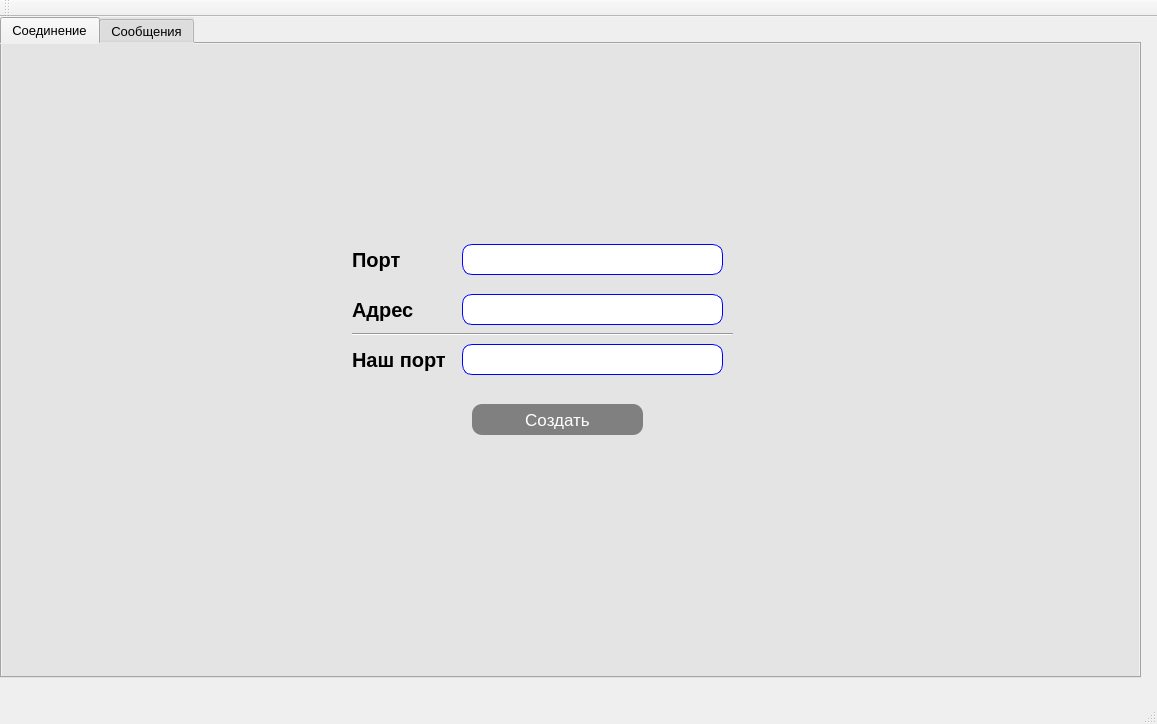
<?xml version="1.0" encoding="UTF-8"?>
<ui version="4.0">
 <class>MainWindow</class>
 <widget class="QMainWindow" name="MainWindow">
  <property name="geometry">
   <rect>
    <x>0</x>
    <y>0</y>
    <width>1157</width>
    <height>724</height>
   </rect>
  </property>
  <property name="font">
   <font>
    <pointsize>13</pointsize>
   </font>
  </property>
  <property name="windowTitle">
   <string>MainWindow</string>
  </property>
  <widget class="QWidget" name="centralWidget">
   <widget class="QTabWidget" name="tabWidget">
    <property name="geometry">
     <rect>
      <x>0</x>
      <y>0</y>
      <width>1141</width>
      <height>661</height>
     </rect>
    </property>
    <property name="font">
     <font>
      <pointsize>10</pointsize>
     </font>
    </property>
    <property name="styleSheet">
     <string notr="true">background-color:#E4E4E4;</string>
    </property>
    <property name="currentIndex">
     <number>0</number>
    </property>
    <widget class="QWidget" name="tab">
     <property name="styleSheet">
      <string notr="true"/>
     </property>
     <attribute name="title">
      <string>Соединение</string>
     </attribute>
     <widget class="Line" name="line">
      <property name="geometry">
       <rect>
        <x>350</x>
        <y>275</y>
        <width>381</width>
        <height>31</height>
       </rect>
      </property>
      <property name="orientation">
       <enum>Qt::Horizontal</enum>
      </property>
     </widget>
     <widget class="QPushButton" name="pushButton_create">
      <property name="geometry">
       <rect>
        <x>470</x>
        <y>360</y>
        <width>171</width>
        <height>31</height>
       </rect>
      </property>
      <property name="font">
       <font>
        <pointsize>13</pointsize>
       </font>
      </property>
      <property name="styleSheet">
       <string notr="true">border-radius:10px;
background-color:gray;
color:white;</string>
      </property>
      <property name="text">
       <string>Создать</string>
      </property>
     </widget>
     <widget class="QLabel" name="label_our_port">
      <property name="geometry">
       <rect>
        <x>350</x>
        <y>300</y>
        <width>111</width>
        <height>31</height>
       </rect>
      </property>
      <property name="font">
       <font>
        <pointsize>15</pointsize>
        <weight>75</weight>
        <bold>true</bold>
       </font>
      </property>
      <property name="text">
       <string>Наш порт</string>
      </property>
     </widget>
     <widget class="QLineEdit" name="lineEdit_port">
      <property name="geometry">
       <rect>
        <x>460</x>
        <y>200</y>
        <width>261</width>
        <height>31</height>
       </rect>
      </property>
      <property name="font">
       <font>
        <pointsize>12</pointsize>
       </font>
      </property>
      <property name="styleSheet">
       <string notr="true">background-color:white;
border:1px solid blue;
border-radius:10px;
padding:2px;
</string>
      </property>
      <property name="text">
       <string/>
      </property>
     </widget>
     <widget class="QLabel" name="label_port">
      <property name="geometry">
       <rect>
        <x>350</x>
        <y>200</y>
        <width>91</width>
        <height>31</height>
       </rect>
      </property>
      <property name="font">
       <font>
        <pointsize>15</pointsize>
        <weight>75</weight>
        <bold>true</bold>
       </font>
      </property>
      <property name="text">
       <string>Порт</string>
      </property>
     </widget>
     <widget class="QLineEdit" name="lineEdit_our_port">
      <property name="geometry">
       <rect>
        <x>460</x>
        <y>300</y>
        <width>261</width>
        <height>31</height>
       </rect>
      </property>
      <property name="font">
       <font>
        <pointsize>12</pointsize>
       </font>
      </property>
      <property name="styleSheet">
       <string notr="true">background-color:white;
border:1px solid blue;
border-radius:10px;
padding:2px;
</string>
      </property>
     </widget>
     <widget class="QLineEdit" name="lineEdit_adress">
      <property name="geometry">
       <rect>
        <x>460</x>
        <y>250</y>
        <width>261</width>
        <height>31</height>
       </rect>
      </property>
      <property name="font">
       <font>
        <pointsize>12</pointsize>
       </font>
      </property>
      <property name="styleSheet">
       <string notr="true">background-color:white;
border:1px solid blue;
border-radius:10px;
padding:2px;
</string>
      </property>
     </widget>
     <widget class="QLabel" name="label_adress">
      <property name="geometry">
       <rect>
        <x>350</x>
        <y>250</y>
        <width>91</width>
        <height>31</height>
       </rect>
      </property>
      <property name="font">
       <font>
        <pointsize>15</pointsize>
        <weight>75</weight>
        <bold>true</bold>
       </font>
      </property>
      <property name="text">
       <string>Адрес</string>
      </property>
     </widget>
     <widget class="QLabel" name="label_our_adress">
      <property name="geometry">
       <rect>
        <x>400</x>
        <y>410</y>
        <width>301</width>
        <height>31</height>
       </rect>
      </property>
      <property name="font">
       <font>
        <pointsize>15</pointsize>
        <weight>75</weight>
        <bold>true</bold>
       </font>
      </property>
      <property name="text">
       <string/>
      </property>
     </widget>
    </widget>
    <widget class="QWidget" name="tab_2">
     <attribute name="title">
      <string>Сообщения</string>
     </attribute>
     <widget class="QPushButton" name="pushButton_send">
      <property name="geometry">
       <rect>
        <x>670</x>
        <y>560</y>
        <width>111</width>
        <height>31</height>
       </rect>
      </property>
      <property name="font">
       <font>
        <pointsize>13</pointsize>
       </font>
      </property>
      <property name="styleSheet">
       <string notr="true">border-radius:10px;
background-color:gray;
color:white;</string>
      </property>
      <property name="text">
       <string>Отправить</string>
      </property>
     </widget>
     <widget class="QTextEdit" name="textEdit_input">
      <property name="geometry">
       <rect>
        <x>370</x>
        <y>40</y>
        <width>421</width>
        <height>511</height>
       </rect>
      </property>
      <property name="font">
       <font>
        <pointsize>14</pointsize>
       </font>
      </property>
      <property name="styleSheet">
       <string notr="true"/>
      </property>
      <property name="tabChangesFocus">
       <bool>false</bool>
      </property>
      <property name="html">
       <string>&lt;!DOCTYPE HTML PUBLIC &quot;-//W3C//DTD HTML 4.0//EN&quot; &quot;http://www.w3.org/TR/REC-html40/strict.dtd&quot;&gt;
&lt;html&gt;&lt;head&gt;&lt;meta name=&quot;qrichtext&quot; content=&quot;1&quot; /&gt;&lt;style type=&quot;text/css&quot;&gt;
p, li { white-space: pre-wrap; }
&lt;/style&gt;&lt;/head&gt;&lt;body style=&quot; font-family:'MS Shell Dlg 2'; font-size:14pt; font-weight:400; font-style:normal;&quot;&gt;
&lt;p style=&quot;-qt-paragraph-type:empty; margin-top:0px; margin-bottom:0px; margin-left:0px; margin-right:0px; -qt-block-indent:0; text-indent:0px; font-size:11pt;&quot;&gt;&lt;br /&gt;&lt;/p&gt;&lt;/body&gt;&lt;/html&gt;</string>
      </property>
     </widget>
     <widget class="QLineEdit" name="lineEdit_message">
      <property name="geometry">
       <rect>
        <x>370</x>
        <y>560</y>
        <width>291</width>
        <height>31</height>
       </rect>
      </property>
      <property name="font">
       <font>
        <pointsize>12</pointsize>
       </font>
      </property>
      <property name="styleSheet">
       <string notr="true">background-color:white;
border:1px solid blue;
border-radius:10px;
padding:2px;
</string>
      </property>
      <property name="text">
       <string/>
      </property>
     </widget>
     <widget class="QLabel" name="label_seans">
      <property name="geometry">
       <rect>
        <x>380</x>
        <y>10</y>
        <width>411</width>
        <height>31</height>
       </rect>
      </property>
      <property name="font">
       <font>
        <family>MS Reference Sans Serif</family>
        <pointsize>15</pointsize>
       </font>
      </property>
      <property name="text">
       <string/>
      </property>
     </widget>
     <widget class="QPushButton" name="pushButton">
      <property name="geometry">
       <rect>
        <x>630</x>
        <y>560</y>
        <width>31</width>
        <height>31</height>
       </rect>
      </property>
      <property name="styleSheet">
       <string notr="true">background-color:white;
border:1px solid blue;
border-radius:10px;
</string>
      </property>
      <property name="text">
       <string/>
      </property>
     </widget>
     <widget class="QFrame" name="frame">
      <property name="geometry">
       <rect>
        <x>510</x>
        <y>470</y>
        <width>241</width>
        <height>81</height>
       </rect>
      </property>
      <property name="minimumSize">
       <size>
        <width>241</width>
        <height>81</height>
       </size>
      </property>
      <property name="maximumSize">
       <size>
        <width>241</width>
        <height>81</height>
       </size>
      </property>
      <property name="styleSheet">
       <string notr="true">background-color:white;
border-radius:10px;
</string>
      </property>
      <property name="frameShape">
       <enum>QFrame::StyledPanel</enum>
      </property>
      <property name="frameShadow">
       <enum>QFrame::Raised</enum>
      </property>
      <widget class="QPushButton" name="pushButton7">
       <property name="geometry">
        <rect>
         <x>0</x>
         <y>40</y>
         <width>40</width>
         <height>40</height>
        </rect>
       </property>
       <property name="styleSheet">
        <string notr="true">background-color:white;
border:1px solid blue;
border-radius:10px;</string>
       </property>
       <property name="text">
        <string/>
       </property>
      </widget>
      <widget class="QPushButton" name="pushButton12">
       <property name="geometry">
        <rect>
         <x>200</x>
         <y>40</y>
         <width>40</width>
         <height>40</height>
        </rect>
       </property>
       <property name="styleSheet">
        <string notr="true">background-color:white;
border:1px solid blue;
border-radius:10px;</string>
       </property>
       <property name="text">
        <string/>
       </property>
      </widget>
      <widget class="QPushButton" name="pushButton11">
       <property name="geometry">
        <rect>
         <x>160</x>
         <y>40</y>
         <width>40</width>
         <height>40</height>
        </rect>
       </property>
       <property name="styleSheet">
        <string notr="true">background-color:white;
border:1px solid blue;
border-radius:10px;</string>
       </property>
       <property name="text">
        <string/>
       </property>
      </widget>
      <widget class="QPushButton" name="pushButton10">
       <property name="geometry">
        <rect>
         <x>120</x>
         <y>40</y>
         <width>40</width>
         <height>40</height>
        </rect>
       </property>
       <property name="styleSheet">
        <string notr="true">background-color:white;
border:1px solid blue;
border-radius:10px;</string>
       </property>
       <property name="text">
        <string/>
       </property>
      </widget>
      <widget class="QPushButton" name="pushButton2">
       <property name="geometry">
        <rect>
         <x>40</x>
         <y>0</y>
         <width>40</width>
         <height>40</height>
        </rect>
       </property>
       <property name="styleSheet">
        <string notr="true">background-color:white;
border:1px solid blue;
border-radius:10px;</string>
       </property>
       <property name="text">
        <string/>
       </property>
      </widget>
      <widget class="QPushButton" name="pushButton6">
       <property name="geometry">
        <rect>
         <x>200</x>
         <y>0</y>
         <width>40</width>
         <height>40</height>
        </rect>
       </property>
       <property name="styleSheet">
        <string notr="true">background-color:white;
border:1px solid blue;
border-radius:10px;</string>
       </property>
       <property name="text">
        <string/>
       </property>
      </widget>
      <widget class="QPushButton" name="pushButton4">
       <property name="geometry">
        <rect>
         <x>120</x>
         <y>0</y>
         <width>40</width>
         <height>40</height>
        </rect>
       </property>
       <property name="styleSheet">
        <string notr="true">background-color:white;
border:1px solid blue;
border-radius:10px;</string>
       </property>
       <property name="text">
        <string/>
       </property>
      </widget>
      <widget class="QPushButton" name="pushButton9">
       <property name="geometry">
        <rect>
         <x>80</x>
         <y>40</y>
         <width>40</width>
         <height>40</height>
        </rect>
       </property>
       <property name="styleSheet">
        <string notr="true">background-color:white;
border:1px solid blue;
border-radius:10px;</string>
       </property>
       <property name="text">
        <string/>
       </property>
      </widget>
      <widget class="QPushButton" name="pushButton3">
       <property name="geometry">
        <rect>
         <x>80</x>
         <y>0</y>
         <width>40</width>
         <height>40</height>
        </rect>
       </property>
       <property name="styleSheet">
        <string notr="true">background-color:white;
border:1px solid blue;
border-radius:10px;</string>
       </property>
       <property name="text">
        <string/>
       </property>
      </widget>
      <widget class="QPushButton" name="pushButton1">
       <property name="geometry">
        <rect>
         <x>0</x>
         <y>0</y>
         <width>40</width>
         <height>40</height>
        </rect>
       </property>
       <property name="styleSheet">
        <string notr="true">background-color:white;
border:1px solid blue;
border-radius:10px;</string>
       </property>
       <property name="text">
        <string/>
       </property>
      </widget>
      <widget class="QPushButton" name="pushButton5">
       <property name="geometry">
        <rect>
         <x>160</x>
         <y>0</y>
         <width>40</width>
         <height>40</height>
        </rect>
       </property>
       <property name="styleSheet">
        <string notr="true">background-color:white;
border:1px solid blue;
border-radius:10px;</string>
       </property>
       <property name="text">
        <string/>
       </property>
      </widget>
      <widget class="QPushButton" name="pushButton8">
       <property name="geometry">
        <rect>
         <x>40</x>
         <y>40</y>
         <width>40</width>
         <height>40</height>
        </rect>
       </property>
       <property name="styleSheet">
        <string notr="true">background-color:white;
border:1px solid blue;
border-radius:10px;</string>
       </property>
       <property name="text">
        <string/>
       </property>
      </widget>
     </widget>
     <zorder>pushButton_send</zorder>
     <zorder>lineEdit_message</zorder>
     <zorder>label_seans</zorder>
     <zorder>pushButton</zorder>
     <zorder>textEdit_input</zorder>
     <zorder>frame</zorder>
    </widget>
   </widget>
  </widget>
  <widget class="QMenuBar" name="menuBar">
   <property name="geometry">
    <rect>
     <x>0</x>
     <y>0</y>
     <width>1157</width>
     <height>20</height>
    </rect>
   </property>
  </widget>
  <widget class="QToolBar" name="mainToolBar">
   <attribute name="toolBarArea">
    <enum>TopToolBarArea</enum>
   </attribute>
   <attribute name="toolBarBreak">
    <bool>false</bool>
   </attribute>
  </widget>
  <widget class="QStatusBar" name="statusBar"/>
 </widget>
 <layoutdefault spacing="6" margin="11"/>
 <resources/>
 <connections/>
</ui>
